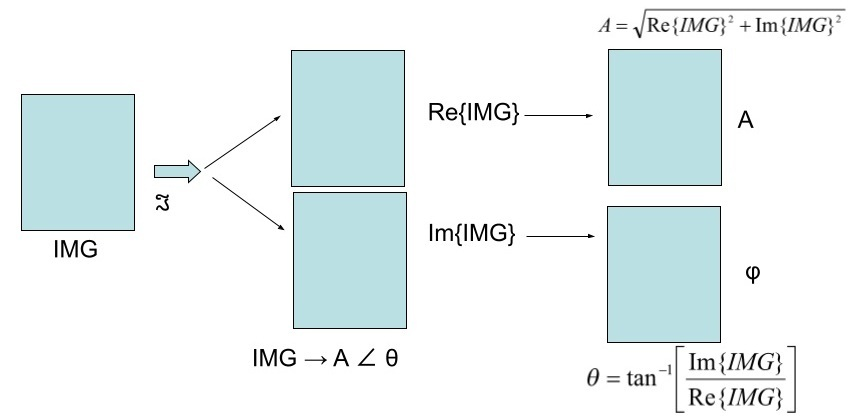
#> input picture notebooks/images/IoP2_diag1_img_fft.jpg, 861 x 420 px, given in place of cameraman.png, which was not available
$ jupyter execute --allow-errors importance_of_phase.ipynb   (text cells are left out)
#> lines starting #> are read from the running program, lines starting #| are printed output that depends on the picture; pictures that were not available may be replaced by others from this repository, and a replacement may not be noted
[cell 1]
#%matplotlib inline
#1. Open two images: Image 1: cameraman, Image 2: eagle
#(the images are taken from scikit sample images)
from PIL import Image
import numpy as np
import matplotlib.pyplot as plt

# Load images
img1 = Image.open("cameraman.png")
#> img1 is the input picture: PIL image 861x420 RGB; mean R, G, B 235.1, 243, 243.7
img2 = Image.open("eagle.png")
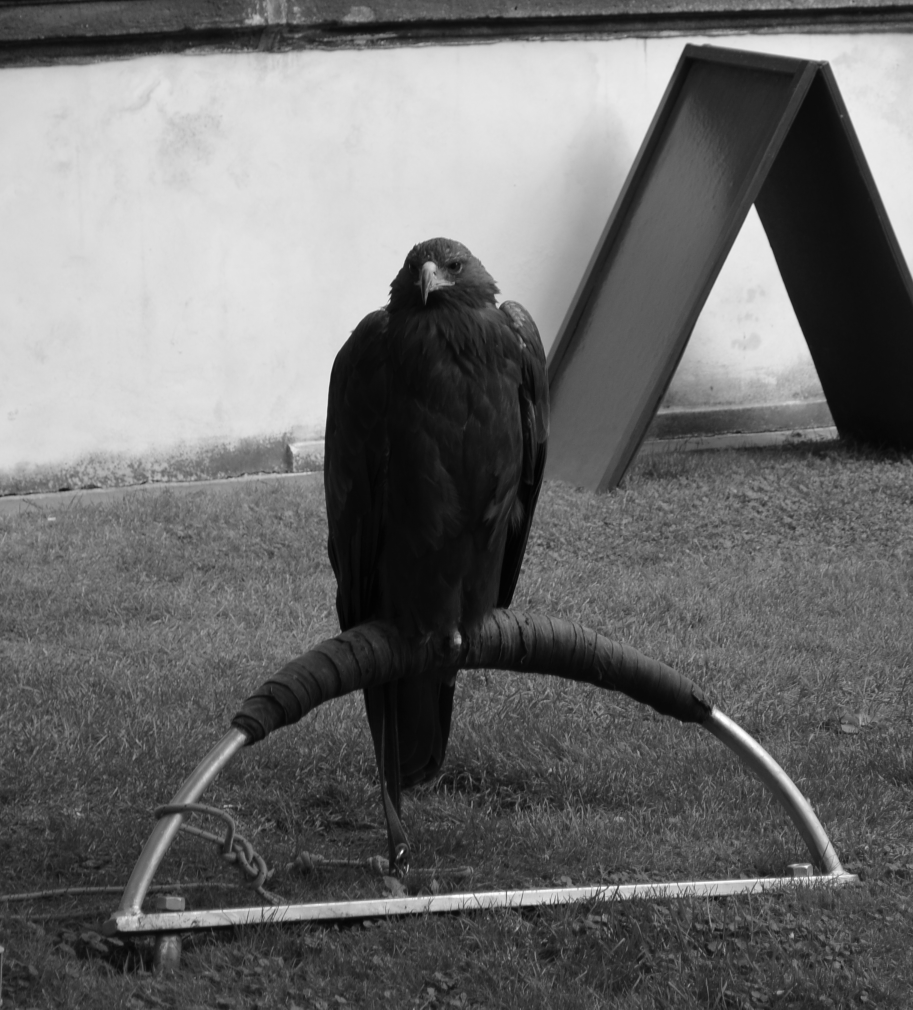
#> input picture notebooks/eagle.png, 1826 x 2019 px (shown at 1/2 size)
#> img2 is the input picture: PIL image 1826x2019 L; min 1, max 255, mean 108.3

# Resize both images
sz = 512      #image size
ftsz = 6      #font size for image title

# Convert back to NumPy array
img1 = np.array(img1.resize((sz, sz), Image.LANCZOS))
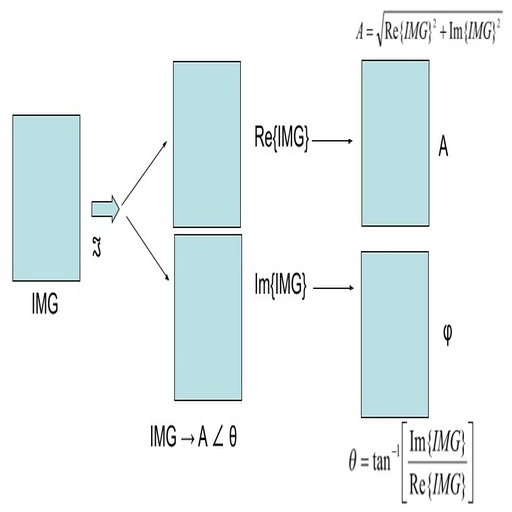
#> img1: shape (512, 512, 3); mean R, G, B 234.9, 242.8, 243.4
img2 = np.array(img2.resize((sz, sz), Image.LANCZOS))
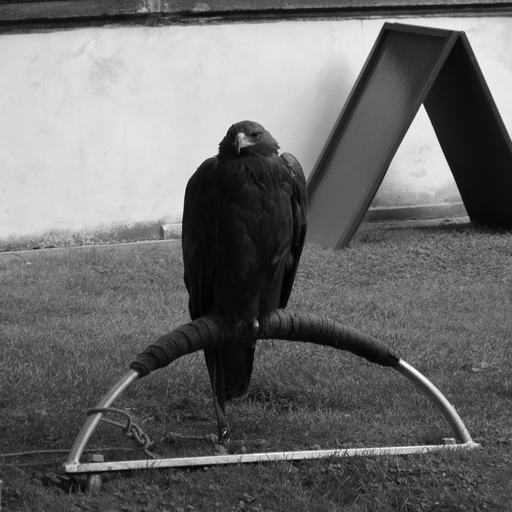
#> img2: shape (512, 512); min 0, max 255, mean 108.3

#Display the resized images
plt.subplot(2,2,1)
plt.imshow(img1,cmap='gray')
plt.axis('off')
plt.title('Image 1: cameraman',fontsize=ftsz)

plt.subplot(2,2,2)
plt.imshow(img2,cmap='gray')
plt.axis('off')
plt.title('Image 2: eagle',fontsize=ftsz)
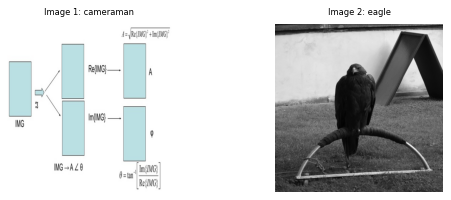
#> figure drawn by matplotlib, 2 panels

[cell 2]
#2.Extracting the amplitude and phase of each image (see Fig.1 for the diagram)
img1Mag = np.abs(np.fft.fft2(img1))
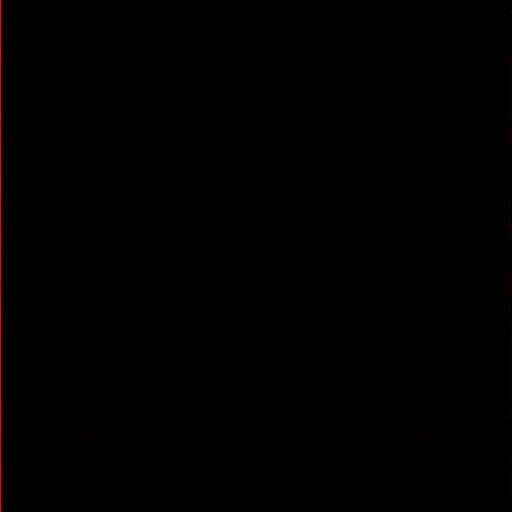
#> img1Mag: shape (512, 512, 3) float64; mean R, G, B 1982.4, 87.6, 87.6; drawn with min black and max white
img1Phase = np.angle(np.fft.fft2(img1))
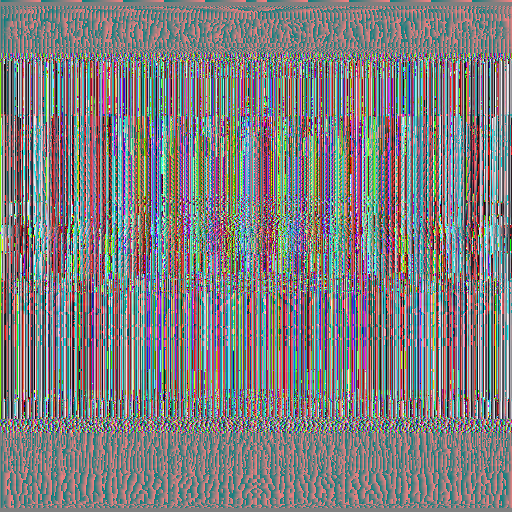
#> img1Phase: shape (512, 512, 3) float64; mean R, G, B 0.00352, -0.0164, 0.0165; drawn with min black and max white

img2Mag = np.abs(np.fft.fft2(img2))
img2Phase = np.angle(np.fft.fft2(img2))
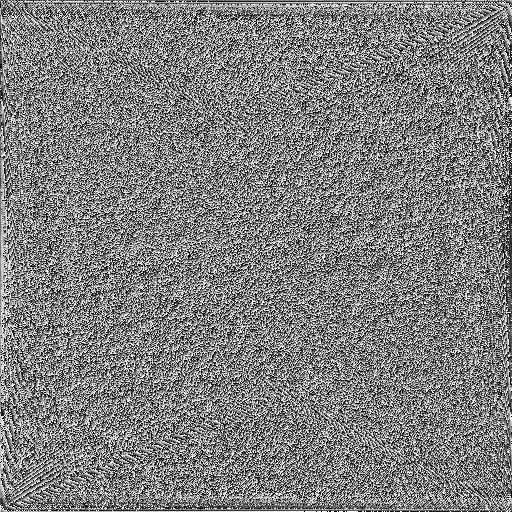
#> img2Phase: shape (512, 512) float64; min -3.14, max 3.14, mean -1.21e-17; drawn with min black and max white
